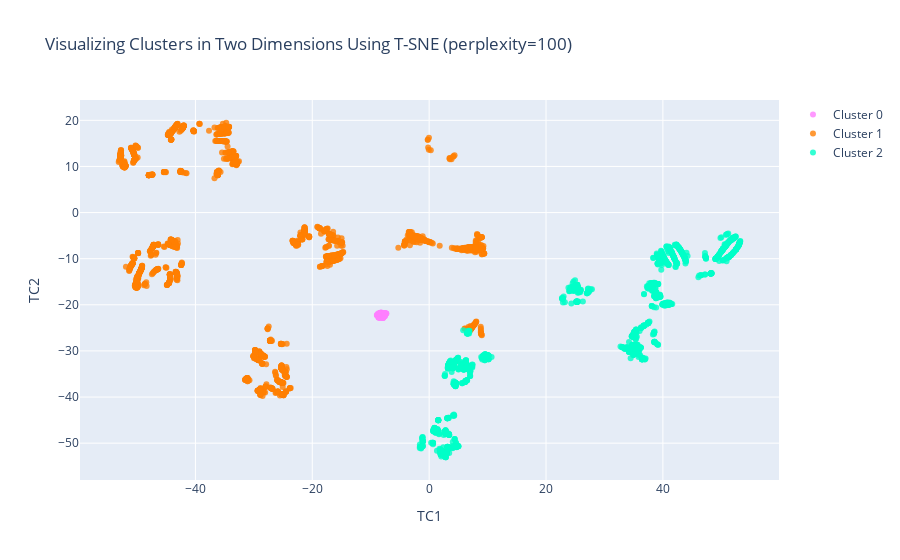

The cell this chart's notebook holds for it:
### Markdown cell above
### 2-D

### Code cell
#Instructions for building the 2-D plot

#trace1 is for 'Cluster 0'
trace1 = go.Scatter(
                    x = cluster0["TC1_2d"],
                    y = cluster0["TC2_2d"],
                    mode = "markers",
                    name = "Cluster 0",
                    marker = dict(color = 'rgba(255, 128, 255, 0.8)'),
                    text = None)

#trace2 is for 'Cluster 1'
trace2 = go.Scatter(
                    x = cluster1["TC1_2d"],
                    y = cluster1["TC2_2d"],
                    mode = "markers",
                    name = "Cluster 1",
                    marker = dict(color = 'rgba(255, 128, 2, 0.8)'),
                    text = None)

#trace3 is for 'Cluster 2'
trace3 = go.Scatter(
                    x = cluster2["TC1_2d"],
                    y = cluster2["TC2_2d"],
                    mode = "markers",
                    name = "Cluster 2",
                    marker = dict(color = 'rgba(0, 255, 200, 0.8)'),
                    text = None)

data = [trace1, trace2, trace3]

title = "Visualizing Clusters in Two Dimensions Using T-SNE (perplexity=" + str(perplexity) + ")"

layout = dict(title = title,
              xaxis= dict(title= 'TC1',ticklen= 5,zeroline= False),
              yaxis= dict(title= 'TC2',ticklen= 5,zeroline= False)
             )

fig = dict(data = data, layout = layout)

iplot(fig)

### Figure 1 — Plotly figure (JSON) as saved in the notebook; plotly's stock layout.template omitted (floating-point values rounded to 4 significant figures; data arrays with more than 128 entries replaced by an {"elided": "..."} marker saying what was removed)
{"data": [{"marker": {"color": "rgba(255, 128, 255, 0.8)"}, "mode": "markers", "name": "Cluster 0", "type": "scatter", "x": [-7.904, -8.229, -7.703, -8.38, -7.961, -7.765, -7.634, -8.24, -8.787, -8.064, -8.458, -8.848, -7.541, -8.128, -7.697, -8.257, -7.882, -7.499, -8.647, -8.685, -7.935, -7.826, -7.649, -7.867, -8.201, -8.461, -8.446, -7.937, -7.93, -7.319, -7.749, -8.171, -8.921, -8.295, -8.279, -8.886, -7.364, -8.159, -8.4, -7.666, -8.944, -8.782, -7.374, -8.57, -8.605, -7.996, -7.764, -8.249, -8.65, -8.527, -7.754, -7.936, -7.914, -8.464, -8.747, -8.166, -7.826, -8.445, -8.55, -8.263, -7.642, -7.731, -7.657, -7.519, -7.669], "y": [-22.54, -21.66, -21.94, -21.82, -22.56, -22.45, -22.41, -22.43, -22.31, -22.5, -21.87, -22.25, -22.41, -22.59, -22.43, -21.73, -22.3, -21.91, -22.72, -22.74, -22.86, -21.85, -21.8, -22.5, -21.75, -21.87, -21.87, -22.55, -22.86, -21.88, -22.45, -22.58, -22.27, -21.86, -21.86, -22.25, -21.88, -22.5, -22.85, -21.83, -22.23, -22.31, -21.89, -21.87, -22.74, -22.63, -22.5, -21.86, -22.72, -21.91, -22.38, -22.55, -22.85, -22.82, -21.9, -22.41, -22.76, -21.91, -21.87, -21.86, -22.32, -21.91, -22.41, -21.91, -21.8]}, {"marker": {"color": "rgba(255, 128, 2, 0.8)"}, "mode": "markers", "name": "Cluster 1", "type": "scatter", "x": {"elided": "1849 float values"}, "y": {"elided": "1849 float values"}}, {"marker": {"color": "rgba(0, 255, 200, 0.8)"}, "mode": "markers", "name": "Cluster 2", "type": "scatter", "x": {"elided": "1283 float values"}, "y": {"elided": "1283 float values"}}], "layout": {"title": {"text": "Visualizing Clusters in Two Dimensions Using T-SNE (perplexity=100)"}, "xaxis": {"ticklen": 5, "title": {"text": "TC1"}, "zeroline": false}, "yaxis": {"ticklen": 5, "title": {"text": "TC2"}, "zeroline": false}}}
